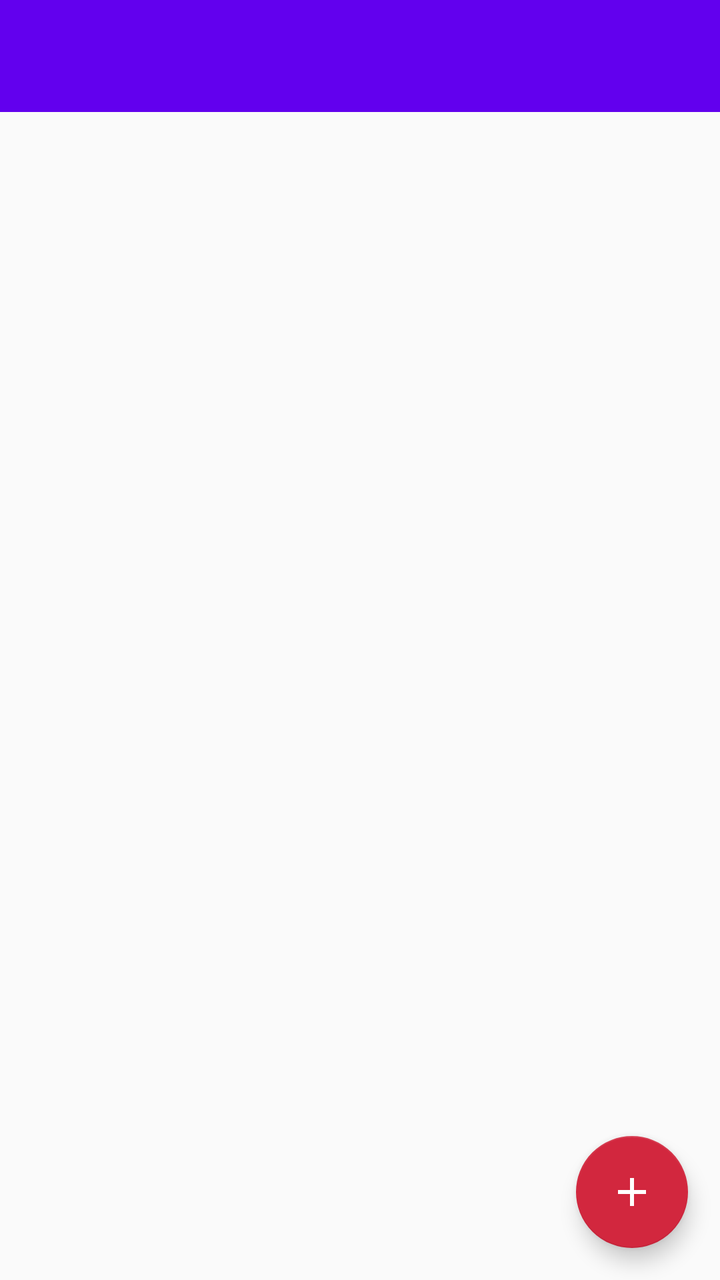
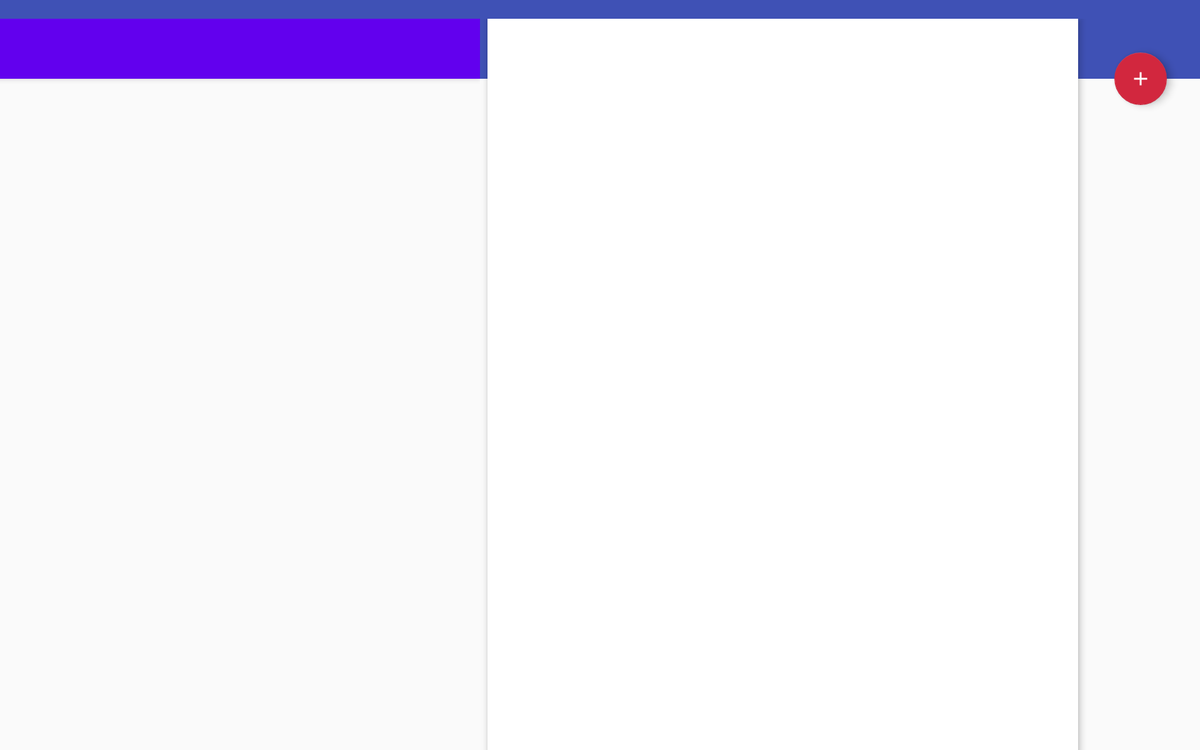

The same Android screen from two of the app's own layout files: first res/layout/ as a phone draws it, then the repository's variant for another configuration, drawn on a device whose configuration selects that folder. Both files follow.
<!-- AndroidManifest.xml: application theme AppTheme -->
<!-- res/layout/activity_collection.xml -->
<androidx.coordinatorlayout.widget.CoordinatorLayout
    xmlns:android="http://schemas.android.com/apk/res/android"
    xmlns:app="http://schemas.android.com/apk/res-auto"
    android:layout_width="match_parent"
    android:layout_height="match_parent"
    android:id="@+id/collectionCoordinator"
	android:fitsSystemWindows="true">

    <LinearLayout
        android:layout_width="match_parent"
        android:layout_height="match_parent"
        android:orientation="vertical">

        <com.google.android.material.appbar.AppBarLayout
            android:id="@+id/appBarLayout"
            android:layout_width="match_parent"
            android:layout_height="wrap_content"
            android:theme="@style/AppTheme.AppBarOverlay"
            app:liftOnScroll="true"
            app:expanded="true">

            <androidx.appcompat.widget.Toolbar
                android:id="@+id/toolbar"
                android:layout_width="match_parent"
                android:layout_height="wrap_content"
                android:minHeight="?android:actionBarSize"
                android:background="?attr/colorPrimary"
                app:popupTheme="@style/AppTheme.PopupOverlay"/>

        </com.google.android.material.appbar.AppBarLayout>

        <FrameLayout
            android:id="@+id/itemListFragmentFrame"
            android:layout_width="match_parent"
            android:layout_height="match_parent"/>

    </LinearLayout>

    <com.google.android.material.floatingactionbutton.FloatingActionButton
        android:id="@+id/fab"
        android:layout_width="56dp"
        android:layout_height="56dp"
        android:layout_gravity="end|bottom"
        android:layout_margin="@dimen/fab_margin"
        android:scaleType="center"
        app:srcCompat="@drawable/ic_add_white_24dp"/>

</androidx.coordinatorlayout.widget.CoordinatorLayout>
<!-- resources referenced by this layout -->
<resources>
  <dimen name="fab_margin">16dp</dimen>
  <!-- drawable ic_add_white_24dp (drawable) -->
  <vector android:height="24dp"
          android:tint="#FFFFFF"
          android:viewportHeight="24.0"
          android:viewportWidth="24.0"
          android:width="24dp"
          xmlns:android="http://schemas.android.com/apk/res/android">
  	<path
  		android:fillColor="#FF000000"
  		android:pathData="M19,13h-6v6h-2v-6H5v-2h6V5h2v6h6v2z"/>
  </vector>
  <style name="AppTheme.AppBarOverlay" parent="ThemeOverlay.AppCompat.Dark.ActionBar" />
  <style name="AppTheme.PopupOverlay" parent="ThemeOverlay.AppCompat.Light" />
  <style name="AppTheme" parent="Theme.AppCompat.Light.DarkActionBar">
  		
  		<item name="colorPrimary">@color/colorPrimary</item>
  		<item name="colorPrimaryDark">@color/colorPrimaryDark</item>
  		<item name="colorAccent">@color/colorAccent</item>
  	</style>
  <color name="colorAccent">#d2273e</color>
</resources>
<!-- res/layout-xlarge-land/activity_collection.xml (the repository's variant of the layout above) -->
<!-- drawn on a large tablet held sideways -->
<androidx.coordinatorlayout.widget.CoordinatorLayout
	xmlns:android="http://schemas.android.com/apk/res/android"
	xmlns:app="http://schemas.android.com/apk/res-auto"
	android:id="@+id/collectionCoordinator"
	android:layout_width="match_parent"
	android:fitsSystemWindows="true"
	android:layout_height="match_parent">

	<LinearLayout
		android:orientation="vertical"
		android:layout_width="match_parent"
		android:layout_height="match_parent">

		<FrameLayout
			android:id="@+id/fillingToolbar1"
			android:layout_width="match_parent"
			android:layout_height="20dp"
			android:background="@color/colorPrimaryBlue"/>

		<LinearLayout
			android:layout_width="match_parent"
			android:layout_height="match_parent"
			android:orientation="horizontal"
			android:baselineAligned="false"
			android:weightSum="10">

			<LinearLayout
				android:layout_width="0dp"
				android:layout_height="match_parent"
				android:layout_weight="4"
				android:orientation="vertical">

				<com.google.android.material.appbar.AppBarLayout
					android:id="@+id/appBarLayout"
					android:layout_width="match_parent"
					android:layout_height="wrap_content"
					android:elevation="5dp"
					android:theme="@style/AppTheme.AppBarOverlay"
					app:expanded="true"
					app:layout_constraintStart_toStartOf="parent"
					app:layout_constraintTop_toTopOf="parent"
					app:liftOnScroll="true">

					<androidx.appcompat.widget.Toolbar
						android:id="@+id/toolbar"
						android:layout_width="match_parent"
						android:layout_height="wrap_content"
						android:background="?attr/colorPrimary"
						android:gravity="center_vertical"
						android:minHeight="?android:actionBarSize"
						app:popupTheme="@style/AppTheme.PopupOverlay"/>

				</com.google.android.material.appbar.AppBarLayout>

				<FrameLayout
					android:id="@+id/itemListFragmentFrame"
					android:layout_width="match_parent"
					android:layout_height="match_parent"
					android:translationZ="4dp"/>
			</LinearLayout>


			<RelativeLayout
				android:layout_width="0dp"
				android:layout_height="match_parent"
				android:layout_weight="6">

				<FrameLayout
					android:id="@+id/fillingToolbar"
					android:layout_width="match_parent"
					android:layout_height="?android:actionBarSize"
					android:background="@color/colorPrimaryBlue"/>

				<androidx.cardview.widget.CardView
					android:id="@+id/itemProfileFragmentCard"
					android:layout_width="match_parent"
					android:layout_height="match_parent"
					android:layout_marginStart="8dp"
					android:layout_marginEnd="130dp"
					android:elevation="5dp"
					app:cardCornerRadius="0dp"
					app:cardElevation="5dp">

					<FrameLayout
						android:id="@+id/itemProfileFragmentFrame"
						android:layout_width="match_parent"
						android:layout_height="match_parent">
					</FrameLayout>
				</androidx.cardview.widget.CardView>
			</RelativeLayout>

		</LinearLayout>
	</LinearLayout>

	<com.google.android.material.floatingactionbutton.FloatingActionButton
		android:id="@+id/fab"
		android:layout_width="56dp"
		android:layout_height="56dp"
		android:layout_marginEnd="35dp"
		android:scaleType="center"
		app:layout_anchor="@id/fillingToolbar"
		app:layout_anchorGravity="bottom|end"
		app:srcCompat="@drawable/ic_add_white_24dp"/>
</androidx.coordinatorlayout.widget.CoordinatorLayout>
<!-- resources referenced by the variant -->
<!-- as a large tablet held sideways resolves them -->
<resources>
  <color name="colorPrimaryBlue">#3F51B5</color>
  <!-- drawable ic_add_white_24dp (drawable) -->
  <vector android:height="24dp"
          android:tint="#FFFFFF"
          android:viewportHeight="24.0"
          android:viewportWidth="24.0"
          android:width="24dp"
          xmlns:android="http://schemas.android.com/apk/res/android">
  	<path
  		android:fillColor="#FF000000"
  		android:pathData="M19,13h-6v6h-2v-6H5v-2h6V5h2v6h6v2z"/>
  </vector>
  <style name="AppTheme.AppBarOverlay" parent="ThemeOverlay.AppCompat.Dark.ActionBar" />
  <style name="AppTheme.PopupOverlay" parent="ThemeOverlay.AppCompat.Light" />
  <style name="AppTheme" parent="Theme.AppCompat.Light.DarkActionBar">
  		
  		<item name="colorPrimary">@color/colorPrimary</item>
  		<item name="colorPrimaryDark">@color/colorPrimaryDark</item>
  		<item name="colorAccent">@color/colorAccent</item>
  	</style>
  <color name="colorAccent">#d2273e</color>
</resources>
